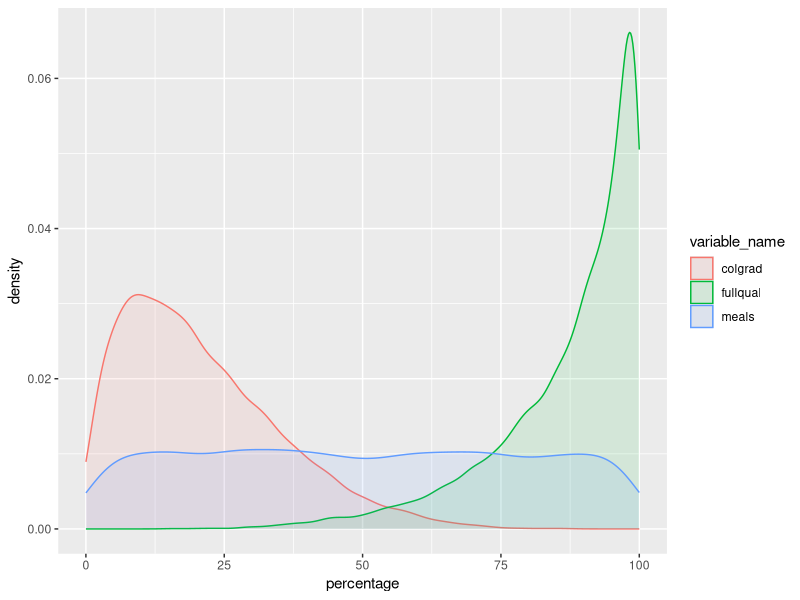

Generate this figure with R:
## ---- chunk 1
knitr::opts_chunk$set(echo = TRUE)
library(tidyverse)
library(patchwork)

data <- read_csv(here::here("HW 6", "api_data.csv"))
## ---- chunk 2
data <- data %>%
  separate(col = community_schooltype,
           into = c("community", "schooltype"),
           sep = "_") %>%
  mutate(across(.cols = where(is.character), .fns = as.factor))

glimpse(data)
## ---- chunk 3
data %>%
  summarize(across(.cols = everything(),
                   .fns = ~ sum(is.na(.x))))
## ---- chunk 4
plot_dens <- data %>%
  ggplot(aes(percentage, fill = variable_name, color = variable_name)) +
  geom_density(alpha = .1)
## ---- chunk 5

